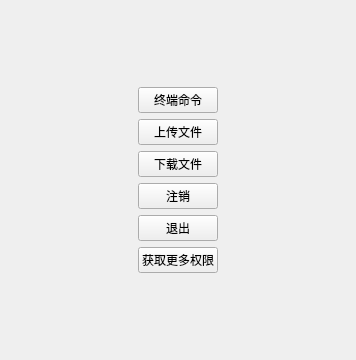
<?xml version="1.0" encoding="UTF-8"?>
<ui version="4.0">
 <class>SubMenu</class>
 <widget class="QWidget" name="SubMenu">
  <property name="geometry">
   <rect>
    <x>0</x>
    <y>0</y>
    <width>356</width>
    <height>360</height>
   </rect>
  </property>
  <property name="windowTitle">
   <string>Form</string>
  </property>
  <layout class="QGridLayout" name="gridLayout">
   <item row="0" column="1">
    <spacer name="verticalSpacer">
     <property name="orientation">
      <enum>Qt::Vertical</enum>
     </property>
     <property name="sizeHint" stdset="0">
      <size>
       <width>20</width>
       <height>40</height>
      </size>
     </property>
    </spacer>
   </item>
   <item row="2" column="1">
    <widget class="QPushButton" name="pushButton_2">
     <property name="text">
      <string>上传文件</string>
     </property>
    </widget>
   </item>
   <item row="1" column="1">
    <widget class="QPushButton" name="pushButton">
     <property name="text">
      <string>终端命令</string>
     </property>
    </widget>
   </item>
   <item row="6" column="1">
    <widget class="QPushButton" name="pushButton_6">
     <property name="text">
      <string>获取更多权限</string>
     </property>
    </widget>
   </item>
   <item row="5" column="1">
    <widget class="QPushButton" name="pushButton_5">
     <property name="text">
      <string>退出</string>
     </property>
    </widget>
   </item>
   <item row="4" column="1">
    <widget class="QPushButton" name="pushButton_4">
     <property name="text">
      <string>注销</string>
     </property>
    </widget>
   </item>
   <item row="3" column="1">
    <widget class="QPushButton" name="pushButton_3">
     <property name="text">
      <string>下载文件</string>
     </property>
    </widget>
   </item>
   <item row="4" column="0">
    <spacer name="horizontalSpacer">
     <property name="orientation">
      <enum>Qt::Horizontal</enum>
     </property>
     <property name="sizeHint" stdset="0">
      <size>
       <width>40</width>
       <height>20</height>
      </size>
     </property>
    </spacer>
   </item>
   <item row="7" column="1">
    <spacer name="verticalSpacer_2">
     <property name="orientation">
      <enum>Qt::Vertical</enum>
     </property>
     <property name="sizeHint" stdset="0">
      <size>
       <width>20</width>
       <height>40</height>
      </size>
     </property>
    </spacer>
   </item>
   <item row="4" column="2">
    <spacer name="horizontalSpacer_2">
     <property name="orientation">
      <enum>Qt::Horizontal</enum>
     </property>
     <property name="sizeHint" stdset="0">
      <size>
       <width>40</width>
       <height>20</height>
      </size>
     </property>
    </spacer>
   </item>
  </layout>
 </widget>
 <resources/>
 <connections/>
</ui>
